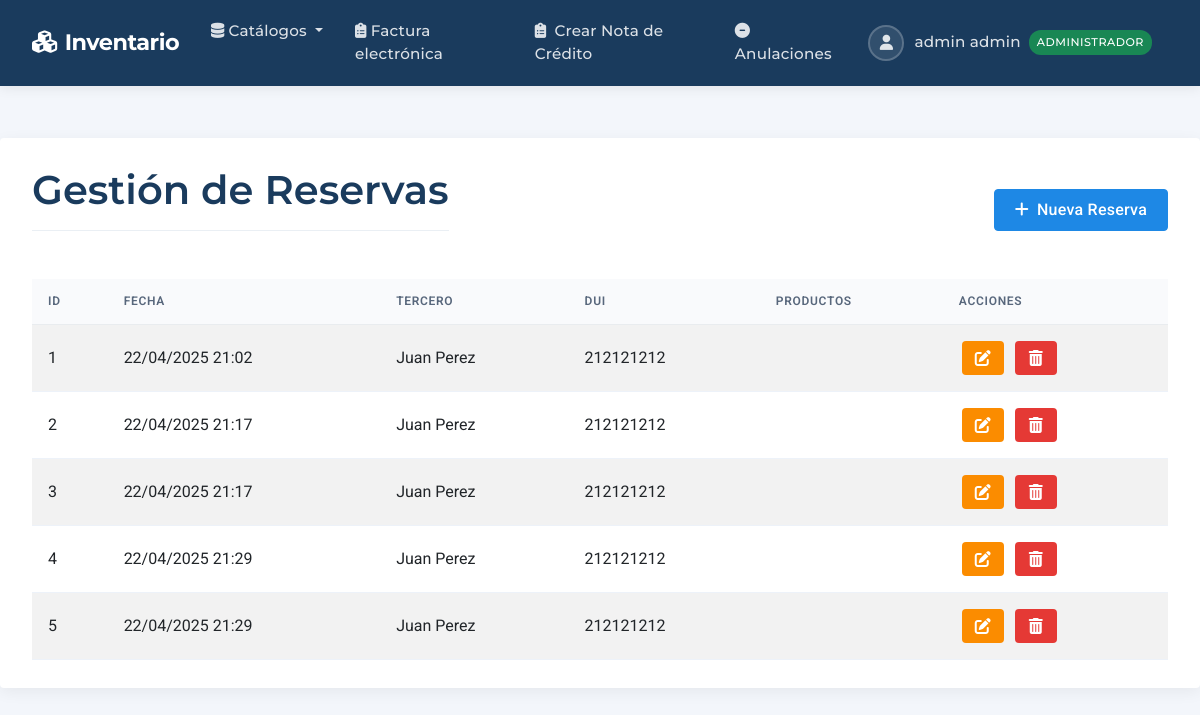
Screenshot of /reservas/ (signed in) with the database file from the repository.
### productos/models.py (models this page shows, shortened)
class Usuario(AbstractUser):
    rol = models.ForeignKey(
        Rol, on_delete=models.SET_NULL,
        null=True, verbose_name='Rol',
        default=get_default_rol
    )
    dui = models.CharField('DUI', max_length=9, unique=True)
    SEXO_CHOICES = [('M','Masculino'), ('F','Femenino')]
    sexo = models.CharField('Sexo', max_length=1, choices=SEXO_CHOICES)
    edad = models.PositiveIntegerField('Edad', null=True, blank=True)
    telefono = models.CharField('Teléfono', max_length=20, blank=True)
    activo = models.BooleanField('Usuario Activo', default=False,
                               help_text='Solo usuarios activos pueden acceder al sistema')
    sucursal = models.ForeignKey(
        'dte.Sucursal',
        on_delete=models.SET_NULL,
        null=True, blank=True,
        verbose_name='Sucursal Asignada',
        help_text='Sucursal a la que pertenece el usuario'
    )
    REQUIRED_FIELDS = ['email', 'first_name', 'last_name', 'dui']
    def puede_acceder(self):
        return (
            self.is_authenticated and
            self.is_active and
            self.activo and
            self.rol and
            self.rol.nombre == 'administrador'
        )

class Rol(models.Model):
    nombre = models.CharField('Nombre del rol', max_length=50)

class Reserva(models.Model):
    tercero = models.ForeignKey(
        Tercero, on_delete=models.CASCADE,
        related_name='reservas', verbose_name='Tercero'
    )
    fecha   = models.DateTimeField('Fecha de reserva', auto_now_add=True)

class Tercero(models.Model):
    nombres   = models.CharField('Nombres', max_length=100)
    apellidos = models.CharField('Apellidos', max_length=100)
    telefono  = models.CharField('Teléfono', max_length=20)
    correo    = models.EmailField('Correo')
    dui       = models.CharField('DUI', max_length=9, unique=True)
    edad      = models.PositiveIntegerField('Edad')
    SEXO_CHOICES = [('M','Masculino'),('F','Femenino')]
    sexo      = models.CharField('Sexo', max_length=1, choices=SEXO_CHOICES)
    direccion = models.TextField('Dirección')
    def __str__(self):
        return f"{self.nombres} {self.apellidos}"

### productos/views.py (the view)
# urls.py: path('reservas/',           lista_reservas,               name='reserva_list'),
@login_required
def lista_reservas(request):
    reservas = Reserva.objects.select_related('tercero').all()
    return render(request, 'productos/reservas/list.html', {'reservas': reservas})

### productos/templates/productos/reservas/list.html (shortened to what this page needs)
{% extends 'productos/base.html' %}
{% block content %}
<div class="d-flex justify-content-between align-items-center mb-4">
  <h1 class="page-title">Gestión de Reservas</h1>
  <a href="{% url 'reserva_create' %}" class="btn btn-primary">
    <i class="fas fa-plus me-2"></i>Nueva Reserva
  </a>
</div>
{% if reservas %}
  <div class="table-responsive">
    <table class="table table-striped table-hover">
      <thead>
        <tr>
          <th>ID</th><th>Fecha</th><th>Tercero</th><th>DUI</th><th>Productos</th><th>Acciones</th>
        </tr>
      </thead>
      <tbody>
        {% for r in reservas %}
        <tr>
          <td>{{ r.id }}</td>
          <td>{{ r.fecha|date:"d/m/Y H:i" }}</td>
          <td>{{ r.tercero }}</td>
          <td>{{ r.tercero.dui }}</td>
          <td>
          </td>
          <td>
            <a href="{% url 'reserva_update' r.id %}" class="btn btn-edit btn-icon me-1">
              <i class="fas fa-edit"></i>
            </a>
            <a href="{% url 'reserva_delete' r.id %}" class="btn btn-delete btn-icon">
              <i class="fas fa-trash-alt"></i>
            </a>
          </td>
        </tr>
        {% endfor %}
      </tbody>
    </table>
  </div>
{% else %}
  <div class="alert alert-info">
    No hay reservas registradas.
  </div>
{% endif %}
{% endblock %}

### productos/templates/productos/base.html (shortened to what this page needs)
<!DOCTYPE html>
<html lang="es" class="h-100">
<head>
    <link rel="stylesheet" href="https://cdn.datatables.net/2.3.2/css/dataTables.bootstrap5.css">
    <link href="https://cdn.jsdelivr.net/npm/bootstrap@5.3.0/dist/css/bootstrap.min.css" rel="stylesheet">
    <link rel="stylesheet" href="https://cdnjs.cloudflare.com/ajax/libs/font-awesome/6.4.0/css/all.min.css">
    <link rel="stylesheet" href="https://cdnjs.cloudflare.com/ajax/libs/tom-select/2.4.3/css/tom-select.bootstrap5.min.css" />
</head>
<body class="d-flex flex-column min-vh-100">
    <nav class="navbar navbar-expand-lg navbar-dark">
        <div class="container-fluid">
            <a class="navbar-brand" href="{% url 'home' %}">
                <i class="fas fa-cubes me-2"></i>Inventario
            </a>
            <div class="collapse navbar-collapse" id="navbarMain">
                <ul class="navbar-nav me-auto">
                    {% if user.is_authenticated %}
                    <li class="nav-item dropdown">
                        <a class="nav-link dropdown-toggle" href="#" data-bs-toggle="dropdown">
                            <i class="fas fa-database me-1"></i>Catálogos
                        </a>
                    </li>
                    <li class="nav-item">
                        <a class="nav-link" href="{% url 'dte:factura_list' %}">
                            <i class="fas fa-clipboard-list me-1"></i>Factura electrónica
                        </a>
                    </li>
                    <li class="nav-item">
                        <a class="nav-link" href="{% url 'dte:crear_nota_credito' %}">
                            <i class="fas fa-clipboard-list me-1"></i> Crear Nota de Crédito
                        </a>
                    </li>
                    <li class="nav-item">
                        <a class="nav-link" href="{% url 'dte:anulacion_list' %}">
                            <i class="fas fa-minus-circle"></i> Anulaciones
                        </a>
                    </li>
                    {% endif %}
                </ul>
                <ul class="navbar-nav">
                    {% if user.is_authenticated %}
                    <li class="nav-item dropdown">
                        <a class="nav-link dropdown-toggle user-dropdown" href="#" data-bs-toggle="dropdown">
                            <span class="user-avatar">
                                <i class="fas fa-user"></i>
                            </span>
                            {{ user.first_name }} {{ user.last_name }}
                            {% if user.rol %}
                                {% if user.puede_acceder %}
                                    <span class="badge-role bg-success">{{ user.rol.nombre }}</span>
                                {% else %}
                                    <span class="badge-role bg-warning">{{ user.rol.nombre }} (Sin acceso)</span>
                                {% endif %}
                            {% else %}
                                <span class="badge-role bg-danger">Sin rol</span>
                            {% endif %}
                        </a>
                    </li>
                    {% endif %}
                </ul>
            </div>
        </div>
    </nav>
    <div class="main-content">
        <div class="container">
            {% block content %}{% endblock %}
        </div>
    </div>
</body>
</html>

### productos/templates/productos/base.html (style rules this page uses)
:root { --primary-color: #1a3b5d; --primary-hover: #0e2945; --secondary-color: #1e88e5; --accent-color: #e53935; --success-color: #2e7d32; --light-bg: #f7f9fc; --dark-text: #2c3e50; --medium-text: #58677c; --light-text: #b0bec5; --header-shadow: 0 2px 12px rgba(0, 0, 0, 0.08); --card-shadow: 0 4px 16px rgba(0, 0, 0, 0.06); --border-radius: 0.25rem; }
body { font-family: 'Roboto', sans-serif; background-color: #f3f6fb; color: var(--dark-text); display: flex; flex-direction: column; min-height: 100vh; }
h1, h2, h3, h4, h5, .navbar-brand, .nav-link { font-family: 'Montserrat', sans-serif; }
.navbar { box-shadow: var(--header-shadow); padding: 0.5rem 1.25rem; background-color: var(--primary-color); }
.navbar-brand { font-weight: 700; font-size: 1.4rem; letter-spacing: -0.5px; color: white !important; }
.navbar-dark .navbar-nav .nav-link { color: rgba(255, 255, 255, 0.85); font-weight: 500; padding: 0.75rem 1rem; transition: all 0.2s ease; font-size: 0.95rem; letter-spacing: 0.2px; }
.main-content { flex: 1 0 auto; padding: 1.5rem 0; }
.container { max-width: 1400px; padding: 1.75rem 2rem; background-color: white; border-radius: var(--border-radius); box-shadow: var(--card-shadow); margin-top: 1.75rem; margin-bottom: 1.75rem; }
.page-title { color: var(--primary-color); font-weight: 600; margin-bottom: 1.5rem; padding-bottom: 1rem; border-bottom: 1px solid #eaeff4; }
.btn { font-weight: 500; padding: 0.5rem 1.25rem; border-radius: var(--border-radius); transition: all 0.2s; box-shadow: none; letter-spacing: 0.25px; }
.btn-primary { background-color: var(--secondary-color); border-color: var(--secondary-color); }
.table { margin-bottom: 0; }
.table thead th { background-color: #f9fafc; border-bottom: 1px solid #e9ecef; font-weight: 600; color: var(--medium-text); text-transform: uppercase; font-size: 0.75rem; letter-spacing: 0.7px; padding: 0.85rem 1rem; }
.table tbody td { padding: 1rem; vertical-align: middle; border-color: #edf2f9; }
.user-dropdown::after { display: none; }
.user-dropdown { display: flex; align-items: center; }
.user-dropdown .user-avatar { width: 36px; height: 36px; border-radius: 50%; margin-right: 10px; background-color: rgba(255, 255, 255, 0.1); display: flex; align-items: center; justify-content: center; border: 2px solid rgba(255, 255, 255, 0.2); }
.badge-role { background-color: rgba(255, 255, 255, 0.15); color: white; font-size: 0.7rem; padding: 0.25rem 0.5rem; border-radius: 12px; margin-left: 0.5rem; font-weight: 500; letter-spacing: 0.5px; text-transform: uppercase; }
.btn-icon { width: 34px; height: 34px; display: inline-flex; align-items: center; justify-content: center; border-radius: var(--border-radius); margin: 0 3px; transition: all 0.2s; }
.btn-edit { background-color: #fb8c00; color: white; }
.btn-delete { background-color: var(--accent-color); color: white; }

### rows the page displays
Usuario: first_name "admin", last_name "admin", rol.nombre "ADMINISTRADOR"
Reserva: id "1", fecha "22/04/2025 21:02", tercero "Juan Perez", tercero.dui "212121212"
Reserva: id "2", fecha "22/04/2025 21:17", tercero "Juan Perez", tercero.dui "212121212"
Reserva: id "3", fecha "22/04/2025 21:17", tercero "Juan Perez", tercero.dui "212121212"
Reserva: id "4", fecha "22/04/2025 21:29", tercero "Juan Perez", tercero.dui "212121212"
Reserva: id "5", fecha "22/04/2025 21:29", tercero "Juan Perez", tercero.dui "212121212"
